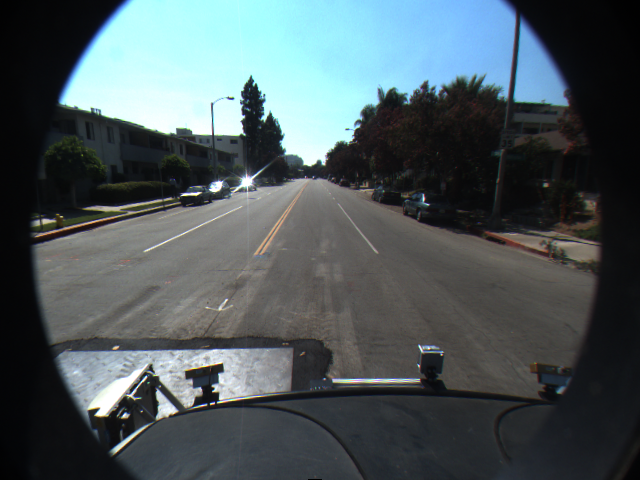
%> input picture Lanedetection_matlab_Amas2016-2017/MatlabCode/amas_2017/matlablane_detection/Matlab-lane-detection-master/set1_f00000.png, 640 x 480 px
$ octave --eval "result = detect_lanes(imread('set1_f00000.png'));"   (GNU Octave 9; MATLAB toolbox functions it lacks are replaced by stand-ins)
%> lines starting %> are read from the running program, lines starting %| are printed output that depends on the picture
### Lanedetection_matlab_Amas2016-2017/MatlabCode/amas_2017/matlablane_detection/Matlab-lane-detection-master/mCanny.m
function edgeImage = mCanny(I)
[Ro, Co] = size(I);
I = double(I);

% Mask
Gx = [-1 0 1; -2 0 2; -1 0 1];
Gy = [-1 -2 -1; 0 0 0; 1 2 1];

% Convolution
fy = conv2(I, Gy, 'same');
fx = conv2(I, Gx, 'same');

% Gradient Magnitude
Gmag = sqrt(fx.^2 + fy.^2);

% Gphase
Gphase = atan2(fy, fx)*(180.0/pi);
% Convert Gphase to be positive
for iii = 1:Ro
    for jjj = 1:Co
        if Gphase(iii,jjj) < 0
            Gphase = Gphase + 180;
        end
    end
end

% Label Gphase direction by 4 parts
labelAngle = zeros(Ro,Co);
for iii = 1:Ro
    for jjj = 1:Co
        if Gphase(iii,jjj) < 45 % 0-45 --> 1
            labelAngle(iii,jjj) = 1;
        elseif Gphase(iii,jjj) < 90 % 45-90 --> 2
            labelAngle(iii,jjj) = 2;
        elseif Gphase(iii,jjj) < 135 % 90-135 --> 3
            labelAngle(iii,jjj) = 3;
        else %135-180 --> 4
            labelAngle(iii,jjj) = 4;
        end
    end
end
% Set boundary to be 0 so later don't need to worry about boundary
labelAngle(1,:) = 0;
labelAngle(end,:) = 0;
labelAngle(:,1) = 0;
labelAngle(:,end) = 0;

slope = abs(fy./fx);
%figure, imshow(gradient);
edgePoints = nonMaximalSuppression(labelAngle, slope, Gmag, Ro, Co);

% Set low and high threshold
grad = reshape(Gmag, [Ro*Co, 1]);
grad = sort(grad);
% Slide 40 -- Lecture 08 - Edge Detection -- alpha = 10, beta = 0.2
subscri = floor(0.9*Ro*Co);
highT = grad(subscri);
lowT = floor(0.2*highT);

% Set up for Edge Linking
edgePoints = edgePoints*0.5;
% Less than low threshold --> set to 0
xx = find(edgePoints > 0 & Gmag < lowT);
edgePoints(xx) = 0;
% Greater than high threshold --> set to 1
xx = find(edgePoints > 0 & Gmag >= highT);
edgePoints(xx) = 1;
% highT > gradient(pixel) > lowT --> edgePoints(pixel) > 0
edgeImage = edgeLinking(edgePoints, Ro);

%figure, imshow(edgeImage);

### Lanedetection_matlab_Amas2016-2017/MatlabCode/amas_2017/matlablane_detection/Matlab-lane-detection-master/nonMaximalSuppression.m
function edgePoints = nonMaximalSuppression(labelAngle, slope, Gmag, Ro, Co)
edgePoints = zeros(Ro,Co);

% Gradient direction 0-45
indx = find(labelAngle == 1); % Index as 1 dimension for 0-45
slop = slope(indx);
% (1,1) and (1,0)
d1 = slop.*(Gmag(indx)-Gmag(indx+Ro+1)) + (1-slop).*(Gmag(indx)-Gmag(indx+1));
% (-1,-1) and (-1,0)
d2 = slop.*(Gmag(indx)-Gmag(indx-Ro-1)) + (1-slop).*(Gmag(indx)-Gmag(indx-1));
pickIndx = indx(d1>=0 & d2>=0);
edgePoints(pickIndx) = 1;

% Gradient direction 45-90
indx = find(labelAngle == 2); % Index as 1 dimension for 45-90
slop = 1./slope(indx); % Need inverse slope for this case and 90-135
% (1,1) and (0,1)
d1 = slop.*(Gmag(indx)-Gmag(indx+Ro+1)) + (1-slop).*(Gmag(indx)-Gmag(indx+Ro));
% (-1,-1) and (0,-1)
d2 = slop.*(Gmag(indx)-Gmag(indx-Ro-1)) + (1-slop).*(Gmag(indx)-Gmag(indx-Ro));
pickIndx = indx(d1>=0 & d2>=0);
edgePoints(pickIndx) = 1;

% Gradient direction 90-135
indx = find(labelAngle == 3); % Index as 1 dimension for 90-135
slop = 1./slope(indx); % Inverse slope
% (-1,1) and (0,1)
d1 = slop.*(Gmag(indx)-Gmag(indx+Ro-1)) + (1-slop).*(Gmag(indx)-Gmag(indx+Ro));
% (1,-1) and (0,-1)
d2 = slop.*(Gmag(indx)-Gmag(indx-Ro+1)) + (1-slop).*(Gmag(indx)-Gmag(indx-Ro));
pickIndx = indx(d1>=0 & d2>=0);
edgePoints(pickIndx) = 1;

% Gradient direction 135-180
indx = find(labelAngle == 4); % Index as 1 dimesion for 135-180
slop = slope(indx);
% (-1,1) and (-1,0)
d1 = slop.*(Gmag(indx)-Gmag(indx+Ro-1)) + (1-slop).*(Gmag(indx)-Gmag(indx-1));
% (1,-1) and (1,0)
d2 = slop.*(Gmag(indx)-Gmag(indx-Ro+1)) + (1-slop).*(Gmag(indx)-Gmag(indx+1));
pickIndx = indx(d1>=0 & d2>=0);
edgePoints(pickIndx) = 1;

%figure, imshow(edgePoints);

### Lanedetection_matlab_Amas2016-2017/MatlabCode/amas_2017/matlablane_detection/Matlab-lane-detection-master/edgeLinking.m
function edgeImage = edgeLinking(edgePoints, Ro)
oldX = [];
x = find(edgePoints == 1);
while (size(oldX,1) ~= size(x,1))
    oldX = x;
    relatePixels = [x+Ro+1, x+Ro, x+Ro-1, x-1, x-Ro-1, x-Ro, x-Ro+1, x+1];
    edgePoints(relatePixels) = 0.5 + edgePoints(relatePixels);
    y = find(edgePoints == 0.5);
    edgePoints(y) = 0;
    yy = find(edgePoints >= 1);
    edgePoints(yy) = 1;
    x = find(edgePoints == 1);
end

edgeImage = edgePoints;

### Lanedetection_matlab_Amas2016-2017/MatlabCode/amas_2017/matlablane_detection/Matlab-lane-detection-master/mHough.m
function [P, T, H] = mHough(BW)
[Ro, Co] = size(BW);
rhoLimit = ceil(sqrt(Ro*Ro + Co*Co));
P = (-rhoLimit:1:rhoLimit);
T = (45:1:135);

numTheta = numel(T);
numRho = numel(P);
H = zeros(numRho, numTheta);

for i = 1:Ro
    for j = 1:Co
        if BW(i,j) == 1
            for tIndex = 1:numTheta
                theta = T(tIndex);
                rho = i*cosd(theta) + j*sind(theta);
                rhoIndex = round(rho + numRho/2);
                H(rhoIndex, tIndex) = H(rhoIndex, tIndex) + 1;
            end
        end
    end
end

### Lanedetection_matlab_Amas2016-2017/MatlabCode/amas_2017/matlablane_detection/Matlab-lane-detection-master/detect_lanes.m
function [rho1, theta1, rho2, theta2] = detect_lanes (img)

img = rgb2gray(img);
[Ro, Co] = size(img);

% Divide image by 9 regions --> Take the middle one
interestRo = round(Ro/3);
interestCo = round(Co/3);
BW = imcrop(img,[interestCo interestRo interestCo interestRo]);
BW = mCanny(BW); % Canny

[rho, theta, H] = mHough(BW); % Hough

% For lines that haave positive slope (in normal x,y axis)
HLeft = zeros(size(H));
HLeft(:, 1:45) = H(:, 1:45);

% For lines that have negative slope (in normal x,y axis)
HRight = zeros(size(H));
HRight(:, 46:90) = H(:, 46:90);

% Find the right line (negative slope)
[p1, t1] = find(HRight == max(HRight(:)));
theta1 = 90 - theta(t1(1));
P1forCropImg = rho(p1(1));

% Find the left line (positive slope)
[p2, t2] = find(HLeft == max(HLeft(:)));
theta2 = 90 - theta(t2(1));
P2forCropImg = rho(p2(1));

% Convert rho back to original image
realToCropDist = sqrt(interestCo*interestCo + interestRo*interestRo);
angleFromRealToCrop = atand((double(interestRo)/interestCo));
% Right
diff_angle_bween_RealToCrop_vs_theta1 = angleFromRealToCrop - theta1;
rho1 = cosd(diff_angle_bween_RealToCrop_vs_theta1)*realToCropDist + P1forCropImg;
% Left
diff_angle_bween_RealToCrop_vs_theta2 = angleFromRealToCrop - theta2;
rho2 = cosd(diff_angle_bween_RealToCrop_vs_theta2)*realToCropDist + P2forCropImg;

% Convert theta to radian
theta1 = theta1*pi/180;
theta2 = theta2*pi/180;

end
%> in mCanny, `fx = conv2(I, Gx, 'same');`:
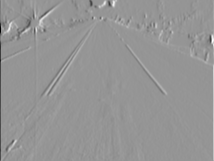
%> fx: size 161x214 double; min -1019, max 722, mean 1; drawn with min black and max white
%> in mCanny, `Gphase = atan2(fy, fx)*(180.0/pi);`:
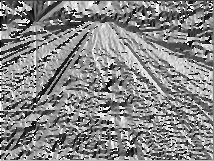
%> Gphase: size 161x214 double; min -179.9, max 180, mean 11; drawn with min black and max white
%> in mCanny, `labelAngle(1,:) = 0;`: labelAngle: size 161x214 double; min 0, max 4, mean 3.4
%> in mCanny, `labelAngle(end,:) = 0;`: labelAngle: size 161x214 double; min 0, max 4, mean 3.37
%> in mCanny, `labelAngle(:,1) = 0;`: labelAngle: size 161x214 double; min 0, max 4, mean 3.36
%> in mCanny, `labelAngle(:,end) = 0;`:
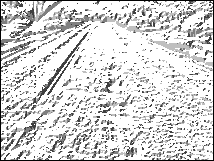
%> labelAngle: size 161x214 double; min 0, max 4, mean 3.34; drawn with min black and max white
%> in nonMaximalSuppression, `indx = find(labelAngle == 1);`: indx = 2778 values from 178 to 34258
%> in nonMaximalSuppression, `slop = slope(indx);`: slop = 2778 values, max 0.977 at index 1395, min 0.00629 at index 474, mean 0.45
%> in nonMaximalSuppression, `d1 = slop.*(Gmag(indx)-Gmag(indx+Ro+1)) + (1-slop).*(Gmag(indx)-Gmag(i..`: d1 = 2778 values, max 317.9 at index 387, min -555.9 at index 2775, mean -6.25
%> in nonMaximalSuppression, `d2 = slop.*(Gmag(indx)-Gmag(indx-Ro-1)) + (1-slop).*(Gmag(indx)-Gmag(i..`: d2 = 2778 values, max 316.4 at index 197, min -1001.5 at index 1593, mean 2.35
%> in nonMaximalSuppression, `pickIndx = indx(d1>=0 & d2>=0);`: pickIndx = 787 values from 332 to 33980
%> in nonMaximalSuppression, `edgePoints(pickIndx) = 1;`:
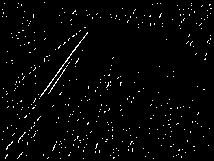
%> edgePoints: size 161x214 double; values 0 (black) and 1 (white), 2.3% white in thin lines or dots
%> in nonMaximalSuppression, `indx = find(labelAngle == 2);`: indx = 3806 values from 171 to 34277
%> in nonMaximalSuppression, `slop = 1./slope(indx);`: slop = 3806 values, max 1 at index 2, min 0.00348 at index 1381, mean 0.499
%> in nonMaximalSuppression, `d1 = slop.*(Gmag(indx)-Gmag(indx+Ro+1)) + (1-slop).*(Gmag(indx)-Gmag(i..`: d1 = 3806 values, max 496.3 at index 743, min -466.4 at index 3794, mean -5.54
%> in nonMaximalSuppression, `d2 = slop.*(Gmag(indx)-Gmag(indx-Ro-1)) + (1-slop).*(Gmag(indx)-Gmag(i..`: d2 = 3806 values, max 471.4 at index 1056, min -1005.6 at index 2155, mean -0.733
%> in nonMaximalSuppression, `pickIndx = indx(d1>=0 & d2>=0);`: pickIndx = 1002 values from 346 to 33982
%> in nonMaximalSuppression, `indx = find(labelAngle == 3);`: indx = 3738 values from 172 to 34286
%> in nonMaximalSuppression, `slop = 1./slope(indx);`: slop = 3738 values, max 0.977 at index 1265, min 0 at index 6, mean 0.354
%> in nonMaximalSuppression, `d1 = slop.*(Gmag(indx)-Gmag(indx+Ro-1)) + (1-slop).*(Gmag(indx)-Gmag(i..`: d1 = 3738 values, max 249.3 at index 1375, min -443.8 at index 3690, mean -2.13
%> in nonMaximalSuppression, `d2 = slop.*(Gmag(indx)-Gmag(indx-Ro+1)) + (1-slop).*(Gmag(indx)-Gmag(i..`: d2 = 3738 values, max 234.6 at index 1795, min -876.1 at index 3, mean -4.26
%> in nonMaximalSuppression, `pickIndx = indx(d1>=0 & d2>=0);`: pickIndx = 948 values from 407 to 34197
%> in nonMaximalSuppression, `indx = find(labelAngle == 4);`: indx = 23386 values from 163 to 34292
%> in nonMaximalSuppression, `pickIndx = indx(d1>=0 & d2>=0);`: pickIndx = 5254 values from 351 to 34176
%> in mCanny, `highT = grad(subscri);`: highT = 101.2
%> in mCanny, `lowT = floor(0.2*highT);`: lowT = 20
%> in mCanny, `edgePoints = edgePoints*0.5;`: edgePoints: size 161x214 double; values 0 (black) and 0.5 (white), 23.2% white in thin lines or dots
%> in mCanny, `xx = find(edgePoints > 0 & Gmag < lowT);`: xx = 3623 values from 403 to 34127
%> in mCanny, `xx = find(edgePoints > 0 & Gmag >= highT);`: xx = 1163 values from 346 to 34197
%> the loop in edgeLinking, `while (size(oldX,1) ~= size(x,1))` made 2 passes
%> after the loop in edgeLinking, `while (size(oldX,1) ~= size(x,1))`:
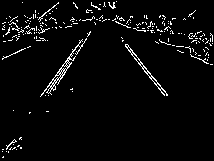
%> edgePoints: size 161x214 double; values 0 (black) and 1 (white), 3.8% white in thin lines or dots
%> after the loop in mHough, `for i = 1:Ro`:
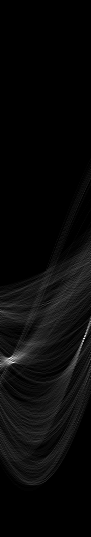
%> H: size 537x91 double; min 0, max 68, mean 2.4; drawn with min black and max white
%> after the loop in mHough, `for i = 1:Ro`: rho = -108.9; rhoIndex = 160; theta = 135
%> in detect_lanes, `[rho, theta, H] = mHough(BW);`: rho = 537 values from -268 to 268; theta = 91 values from 45 to 135
%> in detect_lanes, `HRight(:, 46:90) = H(:, 46:90);`:
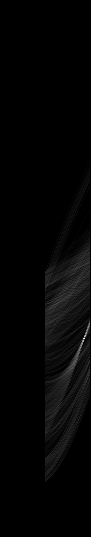
%> HRight: size 537x91 double; min 0, max 68, mean 1.2; mean of the top-left, top-right, bottom-left and bottom-right quarters 0, 0.6, 0, 4.2; drawn with min black and max white
%> in detect_lanes, `[p1, t1] = find(HRight == max(HRight(:)));`: p1 = 339; t1 = 85
%> in detect_lanes, `theta1 = 90 - theta(t1(1));`: theta1 = -39
%> in detect_lanes, `P1forCropImg = rho(p1(1));`: P1forCropImg = 70
%> in detect_lanes, `[p2, t2] = find(HLeft == max(HLeft(:)));`: p2 = [359; 363]; t2 = [10; 14]
%> in detect_lanes, `theta2 = 90 - theta(t2(1));`: theta2 = 36
%> in detect_lanes, `P2forCropImg = rho(p2(1));`: P2forCropImg = 90
%> in detect_lanes, `diff_angle_bween_RealToCrop_vs_theta1 = angleFromRealToCrop - theta1;`: diff_angle_bween_RealToCrop_vs_theta1 = 75.91
%> in detect_lanes, `rho1 = cosd(diff_angle_bween_RealToCrop_vs_theta1)*realToCropDist + P1..`: rho1 = 134.8
%> in detect_lanes, `diff_angle_bween_RealToCrop_vs_theta2 = angleFromRealToCrop - theta2;`: diff_angle_bween_RealToCrop_vs_theta2 = 0.913
%> in detect_lanes, `rho2 = cosd(diff_angle_bween_RealToCrop_vs_theta2)*realToCropDist + P2..`: rho2 = 356.4
%> in detect_lanes, `theta1 = theta1*pi/180;`: theta1 = -0.681
%> in detect_lanes, `theta2 = theta2*pi/180;`: theta2 = 0.628
%> `result = detect_lanes(imread('set1_f00000.png'));`: result = 134.8

$ run again, on Lanedetection_matlab_Amas2016-2017/MatlabCode/amas_2017/matlablane_detection/Matlab-lane-detection-master/set1_f00024.png
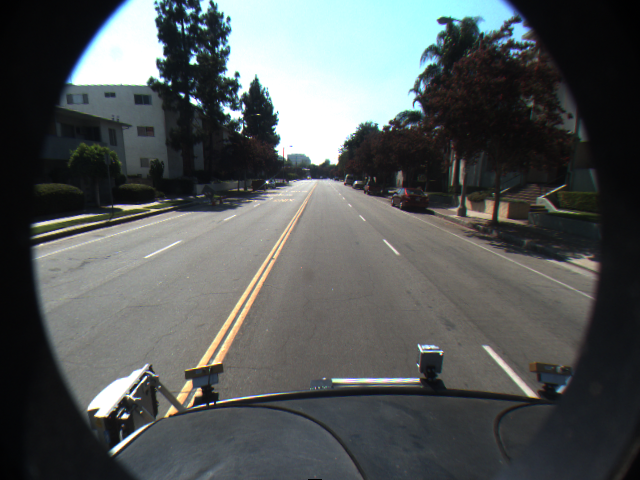
%> input picture Lanedetection_matlab_Amas2016-2017/MatlabCode/amas_2017/matlablane_detection/Matlab-lane-detection-master/set1_f00024.png, 640 x 480 px
%> in nonMaximalSuppression, `indx = find(labelAngle == 1);`: indx = 2987 values from 196 to 34292
%> in nonMaximalSuppression, `slop = slope(indx);`: slop = 2987 values, max 0.992 at index 393, min 0.00935 at index 1024, mean 0.442
%> in nonMaximalSuppression, `d1 = slop.*(Gmag(indx)-Gmag(indx+Ro+1)) + (1-slop).*(Gmag(indx)-Gmag(i..`: d1 = 2987 values, max 349.5 at index 1894, min -631.5 at index 198, mean -3.87
%> in nonMaximalSuppression, `d2 = slop.*(Gmag(indx)-Gmag(indx-Ro-1)) + (1-slop).*(Gmag(indx)-Gmag(i..`: d2 = 2987 values, max 493.6 at index 2325, min -505.3 at index 7, mean 9.68
%> in nonMaximalSuppression, `pickIndx = indx(d1>=0 & d2>=0);`: pickIndx = 823 values from 198 to 34182
%> in nonMaximalSuppression, `edgePoints(pickIndx) = 1;`:
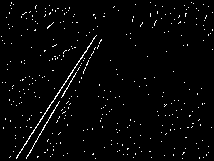
%> edgePoints: size 161x214 double; values 0 (black) and 1 (white), 2.4% white in thin lines or dots
%> in nonMaximalSuppression, `indx = find(labelAngle == 2);`: indx = 3562 values from 170 to 34291
%> in nonMaximalSuppression, `slop = 1./slope(indx);`: slop = 3562 values, max 1 at index 1, min 0.00287 at index 95, mean 0.486
%> in nonMaximalSuppression, `d1 = slop.*(Gmag(indx)-Gmag(indx+Ro+1)) + (1-slop).*(Gmag(indx)-Gmag(i..`: d1 = 3562 values, max 367.6 at index 1456, min -471.6 at index 3558, mean -9.49
%> in nonMaximalSuppression, `d2 = slop.*(Gmag(indx)-Gmag(indx-Ro-1)) + (1-slop).*(Gmag(indx)-Gmag(i..`: d2 = 3562 values, max 371.5 at index 2656, min -654.6 at index 14, mean -3.12
%> in nonMaximalSuppression, `pickIndx = indx(d1>=0 & d2>=0);`: pickIndx = 851 values from 359 to 34111
%> in nonMaximalSuppression, `indx = find(labelAngle == 3);`: indx = 3292 values from 163 to 34278
%> in nonMaximalSuppression, `slop = 1./slope(indx);`: slop = 3292 values, max 0.99 at index 1972, min 0 at index 12, mean 0.335
%> in nonMaximalSuppression, `d1 = slop.*(Gmag(indx)-Gmag(indx+Ro-1)) + (1-slop).*(Gmag(indx)-Gmag(i..`: d1 = 3292 values, max 317 at index 2448, min -501 at index 3279, mean 0.339
%> in nonMaximalSuppression, `d2 = slop.*(Gmag(indx)-Gmag(indx-Ro+1)) + (1-slop).*(Gmag(indx)-Gmag(i..`: d2 = 3292 values, max 385.5 at index 1648, min -595.8 at index 11, mean -4.37
%> in nonMaximalSuppression, `pickIndx = indx(d1>=0 & d2>=0);`: pickIndx = 844 values from 328 to 34106
%> in nonMaximalSuppression, `indx = find(labelAngle == 4);`: indx = 23867 values from 164 to 34290
%> in nonMaximalSuppression, `pickIndx = indx(d1>=0 & d2>=0);`: pickIndx = 5699 values from 186 to 34242
%> highT = 141.2
%> lowT = 28
%> in mCanny, `xx = find(edgePoints > 0 & Gmag < lowT);`: xx = 5218 values from 326 to 34242
%> in mCanny, `xx = find(edgePoints > 0 & Gmag >= highT);`: xx = 1328 values from 522 to 34168
%> the loop in edgeLinking, `while (size(oldX,1) ~= size(x,1))` made 2 passes
%> after the loop in mHough, `for i = 1:Ro`: rho = -88.39; rhoIndex = 180; theta = 135
%> in detect_lanes, `[rho, theta, H] = mHough(BW);`: rho = 537 values from -268 to 268; theta = 91 values from 45 to 135
%> in detect_lanes, `HRight(:, 46:90) = H(:, 46:90);`:
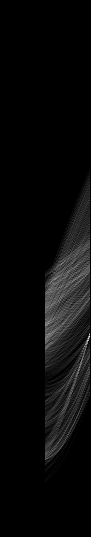
%> HRight: size 537x91 double; min 0, max 36, mean 1.4; drawn with min black and max white
%> p1 = 337; t1 = 90
%> in detect_lanes, `theta1 = 90 - theta(t1(1));`: theta1 = -44
%> P1forCropImg = 68
%> p2 = 369; t2 = 13
%> in detect_lanes, `theta2 = 90 - theta(t2(1));`: theta2 = 33
%> P2forCropImg = 100
%> diff_angle_bween_RealToCrop_vs_theta1 = 80.91
%> rho1 = 110.1
%> diff_angle_bween_RealToCrop_vs_theta2 = 3.91
%> rho2 = 365.8
%> in detect_lanes, `theta1 = theta1*pi/180;`: theta1 = -0.768
%> in detect_lanes, `theta2 = theta2*pi/180;`: theta2 = 0.576
%> result = 110.1
